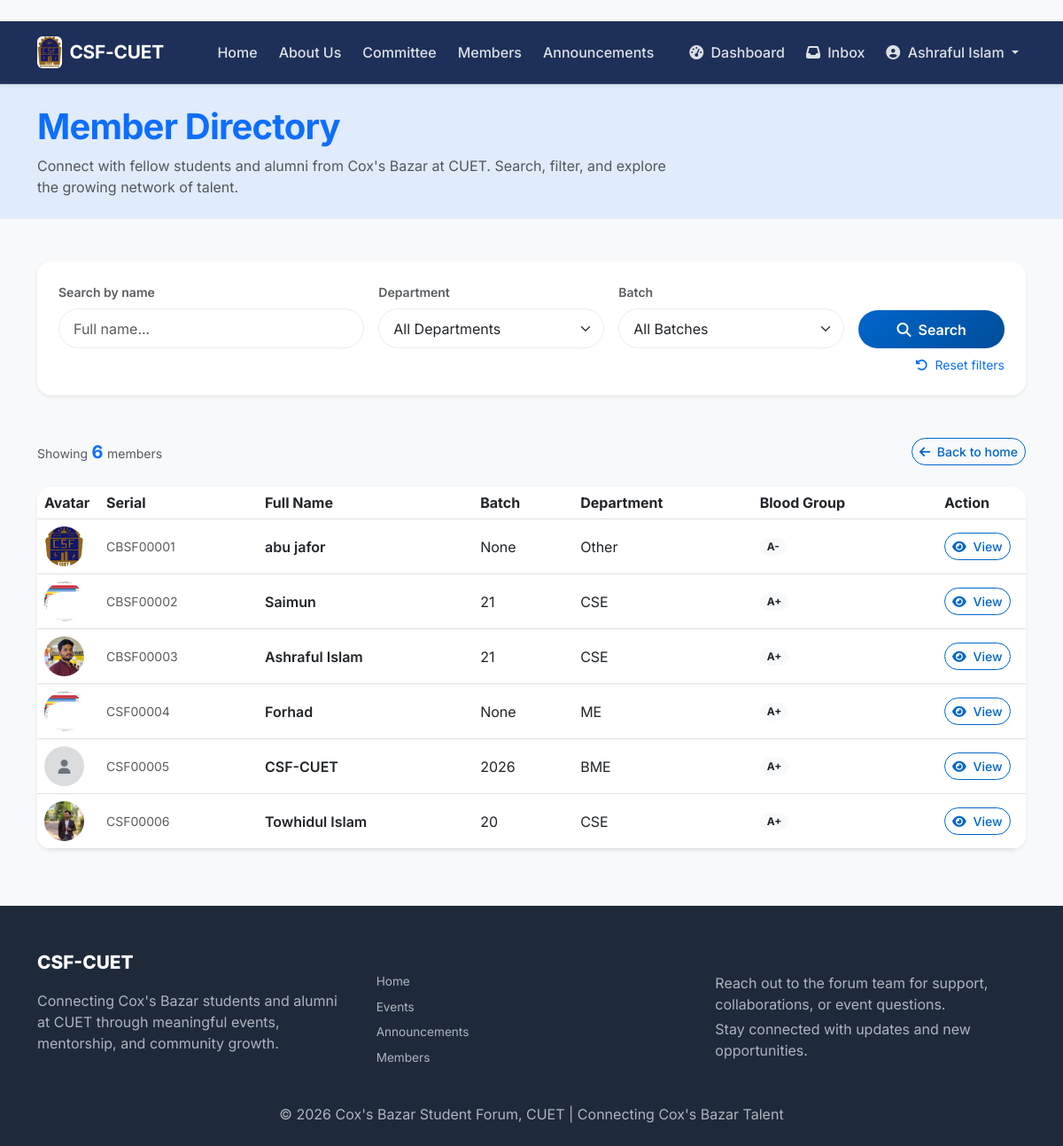
The app's page /members/ (signed in) with its own data.
### core/models.py (models this page shows, shortened)
class User(AbstractBaseUser, PermissionsMixin):
    ROLE_CHOICES = [('member', 'Member'), ('admin', 'Admin')]
    STATUS_CHOICES = [('pending', 'Pending Approval'), ('active', 'Active'), ('inactive', 'Inactive')]
    BLOOD_GROUPS = [('A+','A+'),('A-','A-'),('B+','B+'),('B-','B-'),('AB+','AB+'),('AB-','AB-'),('O+','O+'),('O-','O-')]
    GENDER_CHOICES = [('Male','Male'),('Female','Female'),('Other','Other')]
    UPAZILA_CHOICES = [
        ('Cox\'s Bazar Sadar', "Cox's Bazar Sadar"),
        ('Teknaf', 'Teknaf'),
        ('Ukhiya', 'Ukhiya'),
        ('Chakaria', 'Chakaria'),
        ('Ramu', 'Ramu'),
        ('Pekua', 'Pekua'),
        ('Maheshkhali', 'Maheshkhali'),
        ('Kutubdia', 'Kutubdia'),
        ('Eidgaon', 'Eidgaon'),
        ('Other', 'Other'),
    ]
    id = models.AutoField(primary_key=True)
    serial_no = models.CharField(max_length=20, unique=True, blank=True, null=True)
    full_name = models.CharField(max_length=200)
    email = models.EmailField(unique=True)
    batch = models.IntegerField(null=True, blank=True)
    department = models.ForeignKey(Department, on_delete=models.SET_NULL, null=True)
    blood_group = models.CharField(max_length=3, choices=BLOOD_GROUPS)
    gender = models.CharField(max_length=10, choices=GENDER_CHOICES)
    phone = models.CharField(max_length=15)
    address = models.TextField(blank=True)
    dob = models.DateField(null=True, blank=True)
    profile_photo = models.ImageField(upload_to='profile_photos/', null=True, blank=True)
    upazila = models.CharField(max_length=100, choices=UPAZILA_CHOICES, blank=True)
    linkedin = models.URLField(blank=True)
    facebook = models.URLField(blank=True)
    twitter = models.URLField(blank=True)
    instagram = models.URLField(blank=True)
    company = models.CharField(max_length=150, blank=True)
    designation = models.CharField(max_length=100, blank=True)
    work_address = models.TextField(blank=True)
    status = models.CharField(max_length=10, choices=STATUS_CHOICES, default='pending')
    role = models.CharField(max_length=10, choices=ROLE_CHOICES, default='member')
    date_joined = models.DateTimeField(default=timezone.now)
    is_active = models.BooleanField(default=True)
    is_staff = models.BooleanField(default=False)
    objects = UserManager()
    USERNAME_FIELD = 'email'
    REQUIRED_FIELDS = ['full_name']

class Department(models.Model):
    id = models.AutoField(primary_key=True)
    name = models.CharField(max_length=100, unique=True)
    class Meta:
        ordering = ['name']

### core/views.py (the view)
@active_member_required
def member_directory(request):
    members = User.objects.filter(status='active')
    search_query = request.GET.get('search', '')
    department_id = request.GET.get('department', '')
    batch = request.GET.get('batch', '')
    if search_query:
        members = members.filter(full_name__icontains=search_query)
    if department_id:
        members = members.filter(department_id=department_id)
    if batch:
        members = members.filter(batch=batch)
    paginator = Paginator(members, 20)
    page_number = request.GET.get('page')
    page_obj = paginator.get_page(page_number)
    departments = Department.objects.all()
    batches = User.objects.filter(status='active').values_list('batch', flat=True).distinct().order_by('-batch')
    return render(request, 'core/member_directory.html', {
        'page_obj': page_obj,
        'departments': departments,
        'batches': batches,
        'search_query': search_query,
        'selected_department': department_id,
        'selected_batch': batch,
    })

### core/views.py (called while the page is built)
def active_member_required(view_func):
    @wraps(view_func)
    def _wrapped_view(request, *args, **kwargs):
        if not request.user.is_authenticated:
            return redirect('core:login')
        if request.user.status != 'active':
            messages.warning(request, 'Your account is pending approval.')
            return redirect('core:homepage')
        return view_func(request, *args, **kwargs)
    return _wrapped_view

### core/templates/core/member_directory.html (shortened to what this page needs)
﻿{% extends 'core/base.html' %}
{% load static %}
{% block content %}
<section class="bg-primary bg-opacity-10 py-4 mb-5">
    <div class="container">
        <div class="row align-items-center">
            <div class="col-lg-8">
                <h1 class="display-6 fw-bold text-primary mb-2">Member Directory</h1>
                <p class="text-muted mb-0">
                    Connect with fellow students and alumni from Cox's Bazar at CUET.
                    Search, filter, and explore the growing network of talent.
                </p>
            </div>
        </div>
    </div>
</section>
<div class="container">
    <div class="card border-0 shadow-sm rounded-4 mb-5">
        <div class="card-body p-4">
            <form method="GET" class="row g-3 align-items-end">
                <div class="col-md-4">
                    <label class="form-label small fw-semibold text-muted">Search by name</label>
                    <input type="text" name="search" class="form-control rounded-pill" placeholder="Full name..." value="{{ search_query }}">
                </div>
                <div class="col-md-3">
                    <label class="form-label small fw-semibold text-muted">Department</label>
                    <select name="department" class="form-select rounded-pill">
                        <option value="">All Departments</option>
                    </select>
                </div>
                <div class="col-md-3">
                    <label class="form-label small fw-semibold text-muted">Batch</label>
                    <select name="batch" class="form-select rounded-pill">
                        <option value="">All Batches</option>
                    </select>
                </div>
                <div class="col-md-2 d-grid">
                    <button type="submit" class="btn btn-primary rounded-pill"><i class="fas fa-search me-1"></i> Search</button>
                </div>
                <div class="col-12 text-end mt-2">
                    <a href="{% url 'core:member_directory' %}" class="small text-decoration-none">
                        <i class="fas fa-undo-alt me-1"></i> Reset filters
                    </a>
                </div>
            </form>
        </div>
    </div>
    <div class="d-flex flex-wrap justify-content-between align-items-center mb-4 gap-3">
        <div>
            <span class="text-muted small">Showing</span>
            <span class="fw-bold text-primary fs-5">{{ page_obj.paginator.count }}</span>
            <span class="text-muted small"> members</span>
        </div>
        <a href="{% url 'core:homepage' %}" class="btn btn-outline-primary rounded-pill btn-sm">
            <i class="fas fa-arrow-left me-1"></i> Back to home
        </a>
    </div>
    <div class="d-none d-md-block">
        <div class="table-responsive rounded-4 shadow-sm overflow-hidden">
            <table class="table table-hover align-middle mb-0 bg-white">
                <thead class="bg-light">
                    <tr class="text-nowrap">
                        <th scope="col" style="width: 70px;">Avatar</th>
                        <th scope="col">Serial</th>
                        <th scope="col">Full Name</th>
                        <th scope="col">Batch</th>
                        <th scope="col">Department</th>
                        <th scope="col">Blood Group</th>
                        <th scope="col" style="width: 100px;">Action</th>
                    </tr>
                </thead>
                <tbody>
                    {% for member in page_obj %}
                    <tr>
                        <td>
                            {% if member.profile_photo %}
                                <img src="{{ member.profile_photo.url }}" width="45" height="45" class="rounded-circle" style="object-fit: cover;" alt="{{ member.full_name }}">
                            {% else %}
                                <div class="bg-secondary bg-opacity-25 rounded-circle d-flex align-items-center justify-content-center" style="width: 45px; height: 45px;">
                                    <i class="fas fa-user text-secondary"></i>
                                </div>
                            {% endif %}
                        </td>
                        <td class="text-muted small">{{ member.serial_no|default:"—" }}</td>
                        <td class="fw-semibold">{{ member.full_name }}</td>
                        <td>{{ member.batch }}</td>
                        <td>{{ member.department.name|default:"—" }}</td>
                        <td><span class="badge bg-light text-dark px-2 py-1 rounded-pill">{{ member.blood_group }}</span></td>
                        <td>
                            <a href="{% url 'core:member_profile' member.id %}" class="btn btn-sm btn-outline-primary rounded-pill">
                                <i class="fas fa-eye me-1"></i> View
                            </a>
                        </td>
                    </tr>
                    {% endfor %}
                </tbody>
            </table>
        </div>
    </div>
</div>
{% endblock %}

### core/templates/core/base.html (shortened to what this page needs)
<!DOCTYPE html>
<html lang="en">
<head>
    {% load static %}
    <link href="https://cdn.jsdelivr.net/npm/bootstrap@5.3.0/dist/css/bootstrap.min.css" rel="stylesheet">
    <link rel="stylesheet" href="https://cdnjs.cloudflare.com/ajax/libs/font-awesome/6.4.0/css/all.min.css">
    <link rel="stylesheet" href="{% static 'core/css/style.css' %}">
</head>
<body>
    <nav class="navbar navbar-expand-lg navbar-dark navbar-glass shadow-sm">
        <div class="container">
            <a class="navbar-brand d-flex align-items-center fw-bold" href="{% url 'core:homepage' %}">
                <img src="{% static 'images/logo.jpg' %}" alt="CSF-CUET Logo" height="36" class="me-2 rounded"
                     onerror="this.style.display='none'" loading="lazy">
                <span>CSF-CUET</span>
            </a>
            <div class="collapse navbar-collapse" id="navbarNav">
                <ul class="navbar-nav ms-auto align-items-lg-center gap-2">
                    <li class="nav-item"><a class="nav-link" href="{% url 'core:homepage' %}">Home</a></li>
                    <li class="nav-item"><a class="nav-link" href="{% url 'core:about' %}">About Us</a></li>
                    <li class="nav-item"><a class="nav-link" href="{% url 'core:committee' %}">Committee</a></li>
                    <li class="nav-item"><a class="nav-link" href="{% url 'core:member_directory' %}">Members</a></li>
                    <li class="nav-item"><a class="nav-link" href="{% url 'core:announcements' %}">Announcements</a></li>
                    {% if user.is_authenticated and user.status == 'active' %}
                        <li class="nav-item ms-lg-3">
                            <a class="nav-link" href="{% url 'core:dashboard' %}">
                                <i class="fas fa-tachometer-alt me-1"></i> Dashboard
                            </a>
                        </li>
                       <li class="nav-item">
    <a class="nav-link" href="{% url 'core:inbox' %}">
        <i class="fas fa-inbox me-1"></i> Inbox
    </a>
</li>
                        <li class="nav-item dropdown">
                            <a class="nav-link dropdown-toggle" href="#" id="navbarProfileDropdown" role="button"
                               data-bs-toggle="dropdown" aria-expanded="false">
                                <i class="fas fa-user-circle me-1"></i> {{ user.full_name|truncatechars:18 }}
                            </a>
                        </li>
                    {% else %}
                        <li class="nav-item ms-lg-2"><a class="nav-link btn btn-outline-light px-3" href="{% url 'core:register' %}">Sign Up</a></li>
                        <li class="nav-item ms-lg-2"><a class="nav-link btn btn-light px-3" href="{% url 'core:login' %}">Login</a></li>
                    {% endif %}
                </ul>
            </div>
        </div>
    </nav>
    <main class="main-content">
        {% block content %}{% endblock %}
    </main>
    <footer class="site-footer">
        <div class="container">
            <div class="footer-grid">
                <div>
                    <p class="footer-brand">CSF-CUET</p>
                    <p class="small-note">Connecting Cox's Bazar students and alumni at CUET through meaningful events, mentorship, and community growth.</p>
                </div>
                <div>
                    <h6>Quick Links</h6>
                    <ul class="list-unstyled mb-0">
                        <li><a href="{% url 'core:homepage' %}">Home</a></li>
                        <li><a href="{% url 'core:events' %}">Events</a></li>
                        <li><a href="{% url 'core:announcements' %}">Announcements</a></li>
                        <li><a href="{% url 'core:member_directory' %}">Members</a></li>
                    </ul>
                </div>
                <div>
                    <h6>Contact</h6>
                    <p class="small-note mb-1">Reach out to the forum team for support, collaborations, or event questions.</p>
                    <p class="small-note">Stay connected with updates and new opportunities.</p>
                </div>
            </div>
            <div class="text-center mt-4">
                <p class="mb-0">&copy; 2026 Cox's Bazar Student Forum, CUET | Connecting Cox's Bazar Talent</p>
            </div>
        </div>
    </footer>
</body>
</html>

### core/static/core/css/style.css (style rules this page uses)
* { margin: 0; padding: 0; box-sizing: border-box; }
body { font-family: 'Inter', 'Segoe UI', system-ui, sans-serif; background-color: #f8f9fa; color: var(--text-dark); line-height: 1.5; }
h1, h2, h3, h4, h5, h6 { font-weight: 700; letter-spacing: -0.02em; color: var(--text-dark); }
a { text-decoration: none; transition: var(--transition); }
.navbar { background: var(--dark-bg) !important; padding: 0.75rem 0; transition: var(--transition); border-bottom: 1px solid rgba(255,255,255,0.08); }
.navbar-glass { background: rgba(11, 31, 75, 0.92) !important; backdrop-filter: blur(14px); border-bottom-color: rgba(255,255,255,0.14); }
.navbar-brand { color: white !important; font-weight: 800; font-size: 1.3rem; letter-spacing: -0.01em; }
.navbar-brand img { max-height: 36px; }
.navbar .nav-link { color: rgba(255,255,255,0.85) !important; font-weight: 500; padding: 0.5rem 1rem; border-radius: 2rem; transition: var(--transition); }
.card { border: none; border-radius: var(--border-radius); transition: var(--transition); background: var(--white); box-shadow: var(--shadow-sm); }
.btn-primary { background: var(--primary-gradient); border: none; padding: 0.6rem 1.2rem; font-weight: 600; border-radius: 2rem; }
.btn-outline-primary { border: 1px solid var(--primary); color: var(--primary); border-radius: 2rem; font-weight: 500; }
.form-control, .form-select { border-radius: 0.75rem; border: 1px solid var(--border); padding: 0.6rem 1rem; }
.site-footer { background: var(--dark-bg); color: #adb5bd; padding: 3rem 0 1.5rem; margin-top: 4rem; }
.footer-grid { display: grid; grid-template-columns: repeat(auto-fit, minmax(200px, 1fr)); gap: 2rem; margin-bottom: 2rem; }
.footer-brand { font-size: 1.3rem; font-weight: 800; color: white; }
.footer-link, .site-footer a:not(.btn) { color: #adb5bd; display: block; margin-bottom: 0.5rem; font-size: 0.85rem; transition: var(--transition); }
.navbar, .navbar .container, .navbar-collapse { overflow: visible !important; }

### core/templates/core/member_directory.html (style rules this page uses)
.btn-outline-primary, .btn-primary, .btn-outline-secondary { transition: all 0.2s; }

### records on screen
User: full_name "Ashraful Islam", profile_photo (picture), serial_no "CBSF00003", batch "21", department.name "CSE", blood_group "A+"
User: profile_photo (picture), serial_no "CBSF00001", full_name "abu jafor", batch "None", department.name "Other", blood_group "A-"
User: profile_photo (picture), serial_no "CBSF00002", full_name "Saimun", batch "21", department.name "CSE", blood_group "A+"
User: profile_photo (picture), serial_no "CSF00004", full_name "Forhad", batch "None", department.name "ME", blood_group "A+"
User: serial_no "CSF00005", full_name "CSF-CUET", batch "2026", department.name "BME", blood_group "A+"
User: profile_photo (picture), serial_no "CSF00006", full_name "Towhidul Islam", batch "20", department.name "CSE", blood_group "A+"

### other values on screen
{{ page_obj.paginator.count }} "6"
